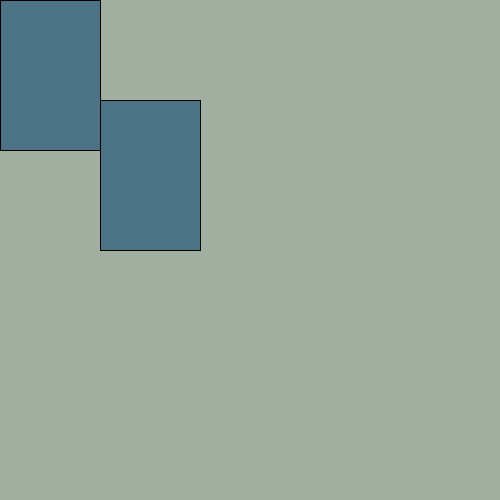
Frame 1 (no input)
Frame 60 (the mouse pressed at the canvas centre just before this capture): identical to frame 1, image omitted
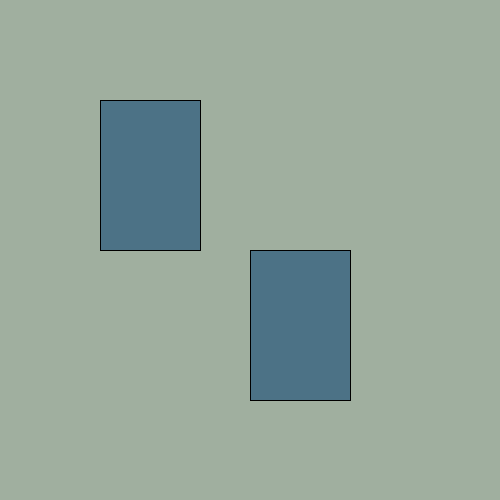
Frame 120 (the mouse held since frame 60 and released just before this capture)

The Processing sketch that drew these frames (run headless with seeded random() and noise(); from frame 60 on, the mouse is pressed at the canvas centre):

// Processing sketch: week01_2_setup_draw_mouseX_mouseY
// ── week01_2_setup_draw_mouseX_mouseY.pde
//active
void setup(){
  size(500,500);
}
void draw(){
  background(#A0AF9F);
  fill(#4C7286);
  rect(100,100, 100,150);
  rect(mouseX,mouseY, 100,150);
}
